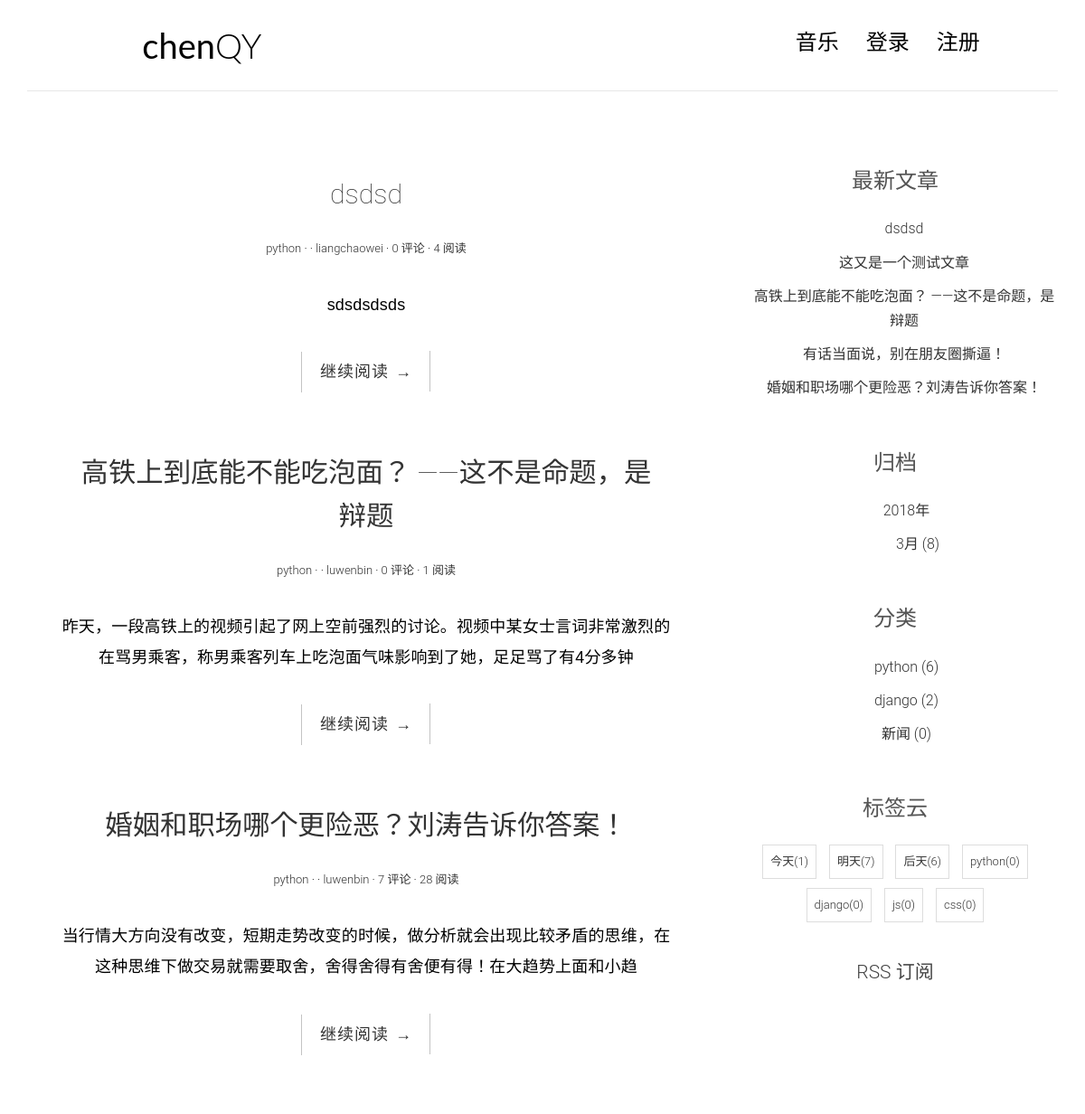
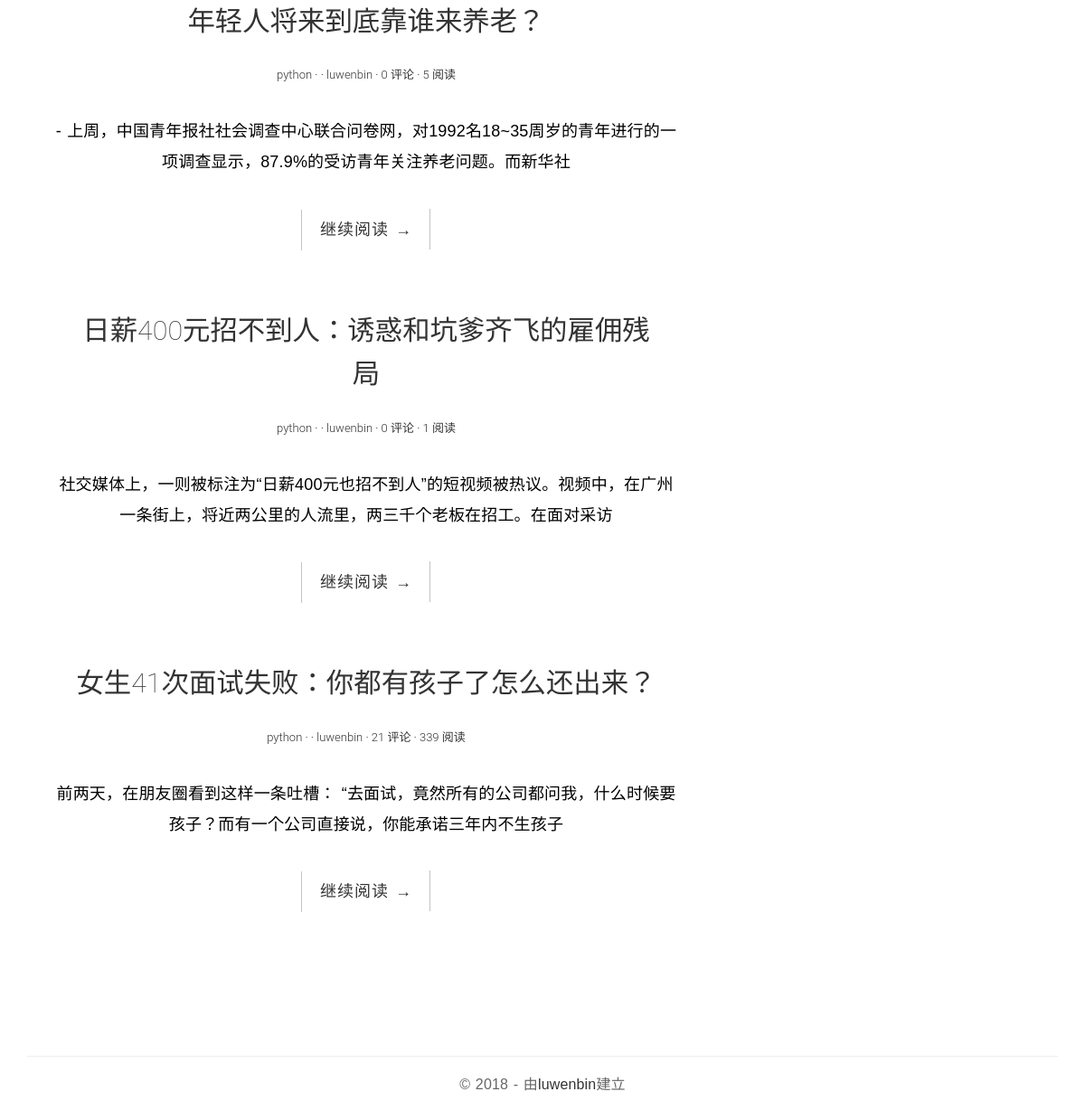
The page /article/article-archive/python/ on the database its author committed (2 pictures, top to bottom).
### article/models.py (models this page shows, shortened)
class ArticlePost(models.Model):
    title = models.CharField(max_length=200)
    author = models.ForeignKey(User, related_name = "article")
    content = models.TextField()
    category = models.ForeignKey(Category,related_name="article_category")
    tag = models.ManyToManyField(Tag,blank=True, related_name="article_tag")
    created = models.DateTimeField(default=timezone.now())
    updated = models.DateTimeField(auto_now=True)
    slug = models.SlugField(max_length=500)
    views = models.PositiveIntegerField(default=0)
    class Meta:
        ordering = ("title",)
        index_together = (('id', 'slug'),)
    def get_absolute_url(self):
        return reverse("article:article_detail", args=[self.id, self.slug])

class Category(models.Model):
    name = models.CharField(max_length=100,blank=True)
    def __str__(self):
        return self.name

class Tag(models.Model):
    name = models.CharField(max_length=100, blank=True)
    def __str__(self):
        return self.name

### article/views.py (the view)
# urls.py: url(r"^article-archive/(?P<category>\w+)/$", views.category_archives, name="category_archives"),
def category_archives(request,category):
    category = get_object_or_404(Category, name= category)
    articles = ArticlePost.objects.filter(category=category).order_by('-created')
    return render(request, 'article/article_archives.html', {'articles':articles})

### article/templatetags/article_tags.py (called while the page is built)
@register.simple_tag
def total_comments(article):
    return article.comment.count()

@register.simple_tag
def all_category():
    return Category.objects.annotate(count=Count("article_category"))

@register.simple_tag
def all_tags():
    return Tag.objects.annotate(count=Count("article_tag"))

@register.simple_tag
def all_articles():
    return ArticlePost.objects.all()

@register.inclusion_tag('article/latest_articles.html')
def latest_articles(n=5):
    latest_articles = ArticlePost.objects.order_by('-created')[:5]
    return {'latest_articles':latest_articles}

@register.filter("timeago")
def timeago_filter(value):
    now_ = now()
    return timeago.format(value, now_, 'zh_CN')

### templates/article/article_archives.html (shortened to what this page needs)
{% extends "base.html" %}
{% load staticfiles %}
{% load article_tags %}
{% block main %}
    <main class="col-md-8">
        {% for article in articles %}
        <article class="post post-1">
            <header class="entry-header">
                <h1 class="entry-title">
                    <a href="{{ article.get_absolute_url }}">{{ article.title }}</a>
                </h1>
                <div class="entry-meta">
                    <span class="post-category"><a href="#">{{ article.category }}</a></span>
                    <span class="post-date"></span>
                    <span class="post-author"><a href="#">{{ article.author }}</a></span>
                    <span class="comments-link"><a href="#">{% total_comments article %} 评论</a></span>
                    <span class="views-count"><a href="#">{{ article.views }} 阅读</a></span>
                </div>
            </header>
            <div class="entry-content clearfix">
                <p>{{ article.content | slice:"70" }}</p>
                <div class="read-more cl-effect-14">
                    <a href="{{ article.get_absolute_url }}" class="more-link">继续阅读 <span class="meta-nav">→</span></a>
                </div>
            </div>
        </article>
        {% endfor %}
        {% include 'pagination.html' %}
    </main>
{% endblock %}
{% block aside %}
    {% include 'aside.html' %}
{% endblock %}

### templates/base.html (shortened to what this page needs)
{% load staticfiles %}
<!DOCTYPE html>
<html>
    <head>
        <link href="https://cdn.bootcss.com/bootstrap/3.3.7/css/bootstrap.min.css" rel="stylesheet">
        <link rel="stylesheet" href="http://code.ionicframework.com/ionicons/2.0.1/css/ionicons.min.css">
        <link rel="stylesheet" href="{% static 'css/pace.css' %}">
        <link rel="stylesheet" href="{% static 'css/custom.css' %}">
        <link rel="stylesheet" href="{% static 'css/font-awesome/css/font-awesome.min.css' %}">
        <link rel="stylesheet" type="text/css" href="{% static 'css/simditor.css' %}" />
        <link rel="stylesheet" type="text/css" href="{% static 'css/APlayer.css' %}" />
        <link rel="stylesheet" type="text/css" href="{% static 'css/style.css' %}" />
    </head>
    <body>
        {% include "header.html" %}
        <div class="content-body">
            <div class="container">
                <div class="row">
                    {% block main %}{% endblock %}
                    {% block aside %}{% endblock %}
                </div>
            </div>
        </div>
        {% include "footer.html" %}
    </body>
</html>

### templates/header.html (shortened to what this page needs)
{% load staticfiles %}
<div class="container">
    <header id="site-header">
        <div class="row">
            <div class="col-md-4 col-sm-5 col-xs-8">
                <div class="logo">
                    <h1><a href="index.html"><b>chen</b>QY</a></h1>
                </div>
            </div>
            <div class="col-md-8 col-sm-7 col-xs-4">
                <nav class="main-nav" role="navigation">
                    <div class="collapse navbar-collapse" id="bs-example-navbar-collapse-1">
                        <ul class="nav navbar-nav navbar-right">
                            <li class="cl-effect-11"><a href="{% url 'music:music_page' %}">音乐</a></li>
                            {% if user.is_authenticated %}
                            <li class="cl-effect-11"><a href="contact.html" >发帖</a></li>
                            <li class="cl-effect-11"><a href="{% url 'account:user_profile' %}">设置</a></li>
                            <li class="cl-effect-11"><a href="{% url 'account:user_logout' %}" >注销</a></li>
                            {% else %}
                            <li class=""><a href="{% url 'account:user_login' %}" >登录</a></li>
                            <li class=""><a href="{% url 'account:user_register' %}" >注册</a></li>
                            {% endif %}
                        </ul>
                    </div>
                </nav>
            </div>
        </div>
    </header>
</div>

### templates/pagination.html (shortened to what this page needs)
<div class="pagination">
    <ul>
    </ul>
</div>

### templates/aside.html (shortened to what this page needs)
{% load article_tags %}
<aside class="col-md-4">
    <div class="widget widget-recent-posts">
        <h3 class="widget-title">最新文章</h3>
        {% latest_articles 5 %}
    </div>
    <div class="widget widget-archives">
        <h3 class="widget-title">归档</h3>
        {% all_articles as articles %}
        {% regroup articles by created.year as year_post_group %}
        {% for year in year_post_group %}
        <ul>
            <li><a href="">{{ year.grouper }}年</a></li>
            {% regroup year.list by created.month as month_post_group %}
            {% for month in month_post_group %}
            <ul>
                <li>
                    <a href="{% url 'article:date_archives' year.grouper month.grouper %}">
                        {{ month.grouper }}月
                        <span class="post-count">
                            ({{ month.list | length }})
                        </span>
                    </a>
                </li>
            </ul>
            {% endfor %}
        </ul>
        {% endfor %}
    </div>
    <div class="widget widget-category">
        <h3 class="widget-title">分类</h3>
        {% all_category as categories %}
        <ul>
        {% for category in categories %}
            <li>
                <a href="{% url 'article:category_archives' category.name %}">{{ category.name }} <span class="post-count">({{ category.count }})</span></a>
            </li>
        {% empty %}
        <p>没有文章</p>
        {% endfor %}
        </ul>
    </div>
    <div class="widget widget-tag-cloud">
        <h3 class="widget-title">标签云</h3>
        {% all_tags as tags %}
        <ul>
        {% for tag in tags %}
            <li>
                <a href="{% url 'article:tag_archives' tag.name %}">{{ tag }}<span class="post-count">({{ tag.count }})</span></a>
            </li>
        {% empty %}
        <p>暂时没有标签</p>
        {% endfor %}
        </ul>
    </div>
    <div class="rss">
        <a href="{% url 'rss' %}"> RSS 订阅</a>
    </div>
</aside>

### templates/article/latest_articles.html
<ul>
    {% for article in latest_articles %}
    <li>
        <a href="{{ article.get_absolute_url }}">{{ article.title }}</a>
    </li>
    {% empty %}
    <p>还没有发表文章</p>
    {% endfor %}
</ul>

### templates/footer.html
<footer id="site-footer">
    <div class="container">
        <div class="row">
            <div class="col-md-12">
                <p class="copyright">&copy 2018
                    - 由<a href="http://zmrenwu.com/" title="网页模板" target="_blank">luwenbin</a>建立
                </p>
            </div>
        </div>
    </div>
</footer>

### common_static/css/custom.css (style rules this page uses)
* { outline: none; }
h1, h2, h3, h4, h5, h6 { margin-top: 0; }
b { font-weight: 400; }
a { color: #333; }
body { color: #444; font-family: 'Lato', sans-serif; }
p { font-family: 'Ubuntu', sans-serif; font-weight: 400; word-spacing: 1px; letter-spacing: 0.01em; }
#site-header { background-color: #FFF; padding: 25px 20px; margin-bottom: 40px; border-bottom: 1px solid #e7e7e7; }
.logo h1 a { color: #000; }
.logo h1 { margin: 0; font-family: 'Lato', sans-serif; font-weight: 300; }
.main-nav { margin-top: 11px; max-width: 95%; }
.main-nav a { color: #000000 !important; padding: 0 0 5px 0 !important; margin-right: 30px; font-family: 'Lato', sans-serif; font-weight: 300; font-size: 24px; }
.cl-effect-11 a { padding: 10px 0; color: #0972b4; text-shadow: none; }
.cl-effect-11 a::before { position: absolute; top: 0; left: 0; overflow: hidden; padding: 0 0 5px 0 !important; max-width: 0; border-bottom: 1px solid #000; color: #000; content: attr(data-hover); white-space: nowrap; -webkit-transition: max-width 0.5s; -moz-transition: max-width 0.5s; transition: max-width 0.5s; }
.content-body { padding-bottom: 4em; }
.post { background: #fff; padding: 30px 30px 0; }
.entry-title { text-align: center; font-size: 1.9em; margin-bottom: 20px; line-height: 1.6; padding: 10px 20px 0; }
.entry-meta { text-align: center; color: #DDDDDD; font-size: 13px; margin-bottom: 30px; }
.entry-content { font-size: 18px; line-height: 1.9; font-weight: 300; color: #000; }
.post-category::after, .post-date::after, .post-author::after, .comments-link::after { content: ' ·'; color: #000; }
.read-more { font-family: 'Ubuntu', sans-serif; font-weight: 400; word-spacing: 1px; letter-spacing: 0.01em; text-align: center; margin-top: 20px; }
.cl-effect-14 a { padding: 0 20px; height: 45px; line-height: 45px; position: relative; display: inline-block; margin: 15px 25px; letter-spacing: 1px; font-weight: 400; text-shadow: 0 0 1px rgba(255, 255, 255, 0.3); }
.cl-effect-14 a::before, .cl-effect-14 a::after { position: absolute; width: 45px; height: 1px; background: #C3C3C3; content: ''; -webkit-transition: all 0.3s; -moz-transition: all 0.3s; transition: all 0.3s; pointer-events: none; }
.cl-effect-14 a::before { top: 0; left: 0; -webkit-transform: rotate(90deg); -moz-transform: rotate(90deg); transform: rotate(90deg); -webkit-transform-origin: 0 0; -moz-transform-origin: 0 0; transform-origin: 0 0; }
.cl-effect-14 a::after { right: 0; bottom: 0; -webkit-transform: rotate(90deg); -moz-transform: rotate(90deg); transform: rotate(90deg); -webkit-transform-origin: 100% 0; -moz-transform-origin: 100% 0; transform-origin: 100% 0; }
.widget { background: #fff; padding: 30px 0 0; }
.widget-title { font-size: 1.5em; margin-bottom: 20px; line-height: 1.6; padding: 10px 0 0; font-weight: 400; }
.widget-recent-posts ul { padding: 0; margin: 0; padding-left: 20px; }
.widget-recent-posts ul li { list-style-type: none; position: relative; line-height: 170%; margin-bottom: 10px; }
.widget-recent-posts ul li::before { content: '\f3d3'; font-family: "Ionicons"; position: absolute; left: -17px; top: 3px; font-size: 16px; color: #000; }
.widget-archives ul { padding: 0; margin: 0; padding-left: 25px; }
.widget-archives ul li { list-style-type: none; position: relative; line-height: 170%; margin-bottom: 10px; }
.widget-archives ul li::before { content: '\f3f3'; font-family: "Ionicons"; position: absolute; left: -25px; top: 1px; font-size: 16px; color: #000; }
.widget-category ul { padding: 0; margin: 0; padding-left: 25px; }
.widget-category ul li { list-style-type: none; position: relative; line-height: 170%; margin-bottom: 10px; }
.widget-category ul li::before { content: '\f3fe'; font-family: "Ionicons"; position: absolute; left: -25px; top: 1px; font-size: 18px; color: #000; }
.widget-tag-cloud ul { padding: 0; margin: 0; margin-right: -10px; }
.widget-tag-cloud ul li { list-style-type: none; font-size: 13px; display: inline-block; margin-right: 10px; margin-bottom: 10px; padding: 3px 8px; border: 1px solid #ddd; }
.rss { font-size: 21px; margin-top: 30px; }
.rss a { color: #444; }
#site-footer { padding-top: 10px; padding: 0 0 1.5em 0; }
.copyright { text-align: center; padding-top: 1em; margin: 0; border-top: 1px solid #eee; color: #666; }
.pagination ul { list-style: none; }

### rows shown on the page
ArticlePost: title "dsdsd", category "python", author "liangchaowei", id "0", views "4", content "sdsdsdsds"
ArticlePost: title "高铁上到底能不能吃泡面？ ——这不是命题，是辩题", category "python", author "luwenbin", id "0", views "1", content "昨天，一段高铁上的视频引起了网上空前强烈的讨论。视频中某女士言词非常激烈的在骂男乘客，称男乘客列车上吃泡面气味影响到了她，足足骂了有4分多钟"
ArticlePost: title "婚姻和职场哪个更险恶？刘涛告诉你答案！", category "python", author "luwenbin", id "7", views "28", content "当行情大方向没有改变，短期走势改变的时候，做分析就会出现比较矛盾的思维，在这种思维下做交易就需要取舍，舍得舍得有舍便有得！在大趋势上面和小趋"
ArticlePost: title "年轻人将来到底靠谁来养老？", category "python", author "luwenbin", id "0", views "5", content "- 上周，中国青年报社社会调查中心联合问卷网，对1992名18~35周岁的青年进行的一项调查显示，87.9%的受访青年关注养老问题。而新华社"
ArticlePost: title "日薪400元招不到人：诱惑和坑爹齐飞的雇佣残局", category "python", author "luwenbin", id "0", views "1", content "社交媒体上，一则被标注为“日薪400元也招不到人”的短视频被热议。视频中，在广州一条街上，将近两公里的人流里，两三千个老板在招工。在面对采访"
ArticlePost: title "女生41次面试失败：你都有孩子了怎么还出来？", category "python", author "luwenbin", id "21", views "339", content "前两天，在朋友圈看到这样一条吐槽： “去面试，竟然所有的公司都问我，什么时候要孩子？而有一个公司直接说，你能承诺三年内不生孩子"
ArticlePost: title "这又是一个测试文章"
ArticlePost: title "有话当面说，别在朋友圈撕逼！"
Category: name "python", count "6"
Category: name "django", count "2"
Category: name "新闻", count "0"
Tag: name "今天", count "1"
Tag: name "明天", count "7"
Tag: name "后天", count "6"
Tag: name "python", count "0"
Tag: name "django", count "0"
Tag: name "js", count "0"
Tag: name "css", count "0"

### other values the page prints
{{ year.grouper }} "2018"
{{ month.grouper }} "3"
{{ month.list | length }} "8"
